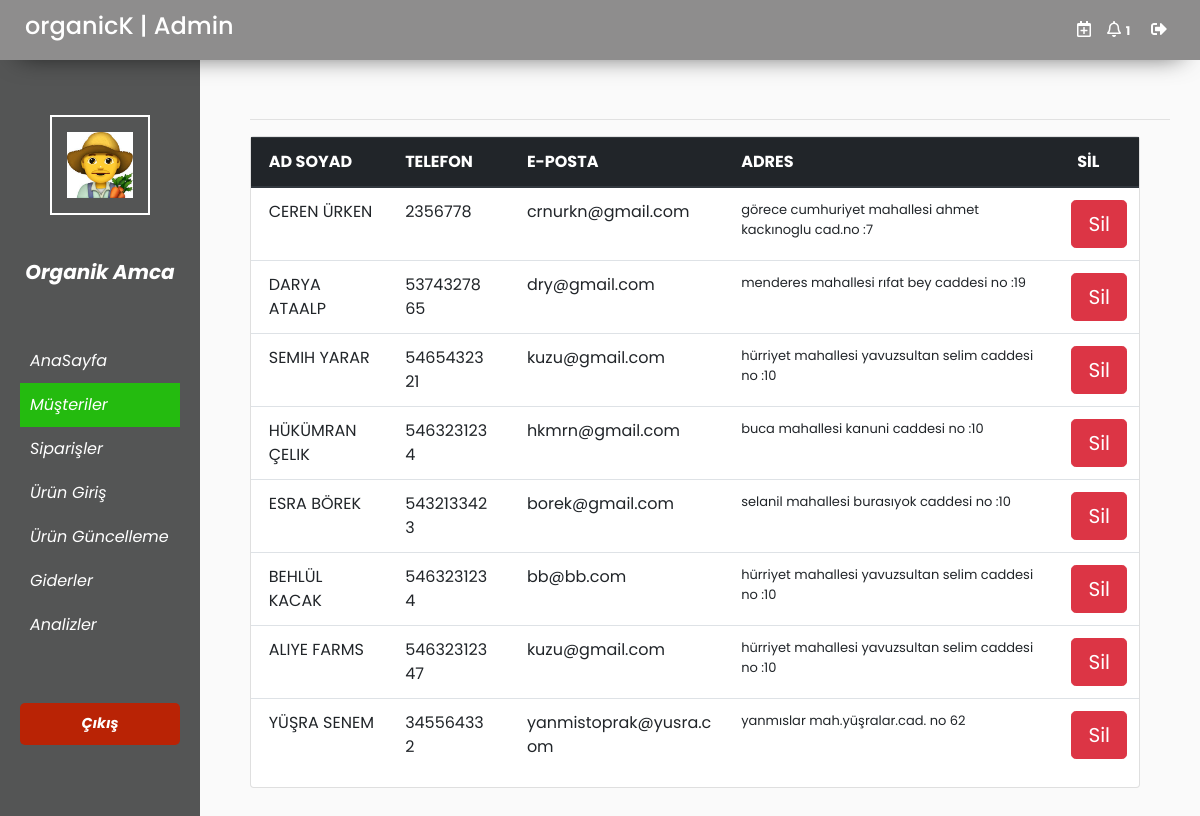
Screenshot of /kayit_musteri.php with the database file from the repository.
### tables this page shows
CREATE TABLE IF NOT EXISTS `kullanici_kayit` (
  `musteri_id` int(11) NOT NULL AUTO_INCREMENT,
  `ad_soyad` varchar(255) DEFAULT NULL,
  `telefon` varchar(11) DEFAULT NULL,
  `e_posta` varchar(255) DEFAULT NULL,
  `adres` varchar(500) DEFAULT NULL,
  `dogum_tarihi` date DEFAULT NULL,
  `parola` varchar(255) DEFAULT NULL,
  `cinsiyet` varchar(5) DEFAULT NULL,
  PRIMARY KEY (`musteri_id`)
);

### kayit_musteri.php (the view, shortened to what this page needs)
<?php
    include 'menubar/head.php';
?>
<body>
    <div class="wrapper">
        <div id="main">
            <?php
                include 'menubar/nav.php';
            ?>
        <nav id="sidebar">
            <ul class="list-unstyled components">
                <li>
                    <div class="row">
                           <img src="resimler/images.jpg" class=" mx-auto" style="border: 2px solid;width: 100px; margin-top: 45px; height: 100px;padding: 15px; margin-bottom: 30px;"/>
                        </div>
                </li>
                <div class="row">
                    <p class="mx-auto">Organik Amca</p>
                </div>
                <br />
                <li >
                    <a href="admin.php">AnaSayfa</a>
                </li>
                <li class="active">
                    <a href="#">Müşteriler</a>
                </li>
                 <li  >
                    <a href="siparisler.php">Siparişler</a>
                </li>
                <li >
                    <a href="urun-girisi.php">Ürün Giriş</a>
                </li>
                 <li >
                    <a href="urun_guncel.php">Ürün Güncelleme</a>
                </li>
                <li >
                    <a href="giderler.php">Giderler</a>
                </li>
                <li>
                    <a href="analizler.php">Analizler</a>
                </li>
            </ul>
            <ul class="list-unstyled CTAs">
                <li>
                    <a href="index.php" class="download">Çıkış</a>
                </li>
            </ul>
        </nav>
         <div id="content">
            <br/>
          <BR>
                <hr >
            <div class="row">
                <div class="col col-sm-12 col-md-6 " >
                    <div class="card text-left" style="width: 200%;">
                        <?php
                            require 'php/baglan.php';
                            $sorgu=mysqli_query($baglan,"SELECT * from kullanici_kayit ");
                            echo "<table class='table' >";
                            echo "<thead class='thead-dark'>";
                            echo "<tr >";
                            echo "<th scope='col' style='padding-left:2%;'>AD SOYAD</th>";
                            echo "<th scope='col' style='padding-left:2%;'>TELEFON</th>";
                            echo "<th scope='col' style='padding-left:3%;'>E-POSTA</th>";
                            echo "<th scope='col' style='padding-left:2%;'>ADRES</th>";
                            echo "<th scope='col' style='padding-left:2%;'>SİL</th>";
                            echo "</tr>";
                            echo "</thead>";
                            echo "<tbody>";
                            echo "<tr>";
                            while ($row = mysqli_fetch_array($sorgu)){
                                echo "<td style='text-transform: uppercase;padding-left:2%;'>".$row[1]."</td>";
                                echo "<td style='padding-left:2%;' >".$row[2]."</td>";
                                echo "<td style='padding-left:3%;'>".$row[3]."</td>";
                                echo "<td style='padding-left:2%;font-size:13px;'>".$row[4]."</td>";
                                echo '<td ><a href = "php/kullanici_sil.php?id='.$row["musteri_id"].'"onclick="return uyari();"><button type="button" class="btn btn-danger btn-lg">Sil</button></a></td>';
                                echo "</tr>";
                                     }
                            echo "</table>";
                                                ?>
                    </div>
                </div>
        </div>
</div>
</body>
</html>

### css/admin-panel.css (style rules this page uses)
body { font-family: 'Poppins', sans-serif; background: #fafafa; }
p { font-family: 'Poppins', sans-serif; font-size: 1.1em; font-weight: 300; line-height: 1.7em; color: #999; }
a, a:hover, a:focus { color: inherit; text-decoration: none; transition: all 0.3s; }
.wrapper { display: flex; width: 100%; }
#sidebar { width: 200px; position: fixed; margin-top: 50px; left: 0; height: 100vh; padding-bottom: 0px; overflow-y: scroll; z-index: 999; background: #4e4f4ff5; color: #fff; transition: all 0.3s; }
#sidebar ul.components { padding: 20px ; }
#sidebar ul p { color: #fff; padding: 10px; font-weight: bold; font-style: italic; font-size: 20px; }
#sidebar ul li a { padding: 10px; font-size: 1em; display: block; font-size: 16px; font-style: italic; }
#sidebar ul li.active>a, a[aria-expanded="true"] { color: #fff; background: #24BB0F; }
ul.CTAs { padding: 20px; }
ul.CTAs a { text-align: center; font-size: 0.9em !important; display: block; border-radius: 5px; margin-bottom: 5px; }
a.download { background:#b92305; font-weight: bold; font-style: italic; color: white; }
#main { width: calc(100%); min-height: 100vh; transition: all 0.3s; position: relative; top: 0; right: 0; }
#content { width: calc(100% - 250px); padding-top: 25px; padding-right: 30px; min-height: 100vh; transition: all 0.3s; position: absolute; margin-top: 30px; right: 0; }

### rows the page displays
kullanici_kayit: ad_soyad "CEREN ÜRKEN", telefon "2356778", e_posta "crnurkn@gmail.com", adres "görece cumhuriyet mahallesi ahmet kackınoglu cad.no :7"
kullanici_kayit: ad_soyad "DARYA ATAALP", telefon "5374327865", e_posta "dry@gmail.com", adres "menderes mahallesi rıfat bey caddesi no :19"
kullanici_kayit: ad_soyad "SEMIH YARAR", telefon "5465432321", e_posta "kuzu@gmail.com", adres "hürriyet mahallesi yavuzsultan selim caddesi no :10"
kullanici_kayit: ad_soyad "HÜKÜMRAN ÇELIK", telefon "5463231234", e_posta "hkmrn@gmail.com", adres "buca mahallesi kanuni caddesi no :10"
kullanici_kayit: ad_soyad "ESRA BÖREK", telefon "5432133423", e_posta "borek@gmail.com", adres "selanil mahallesi burasıyok caddesi no :10"
kullanici_kayit: ad_soyad "BEHLÜL KACAK", telefon "5463231234", e_posta "bb@bb.com", adres "hürriyet mahallesi yavuzsultan selim caddesi no :10"
kullanici_kayit: ad_soyad "ALIYE FARMS", telefon "54632312347", e_posta "kuzu@gmail.com", adres "hürriyet mahallesi yavuzsultan selim caddesi no :10"
kullanici_kayit: ad_soyad "YÜŞRA SENEM", telefon "345564332", e_posta "yanmistoprak@yusra.com", adres "yanmıslar mah.yüşralar.cad. no 62"
